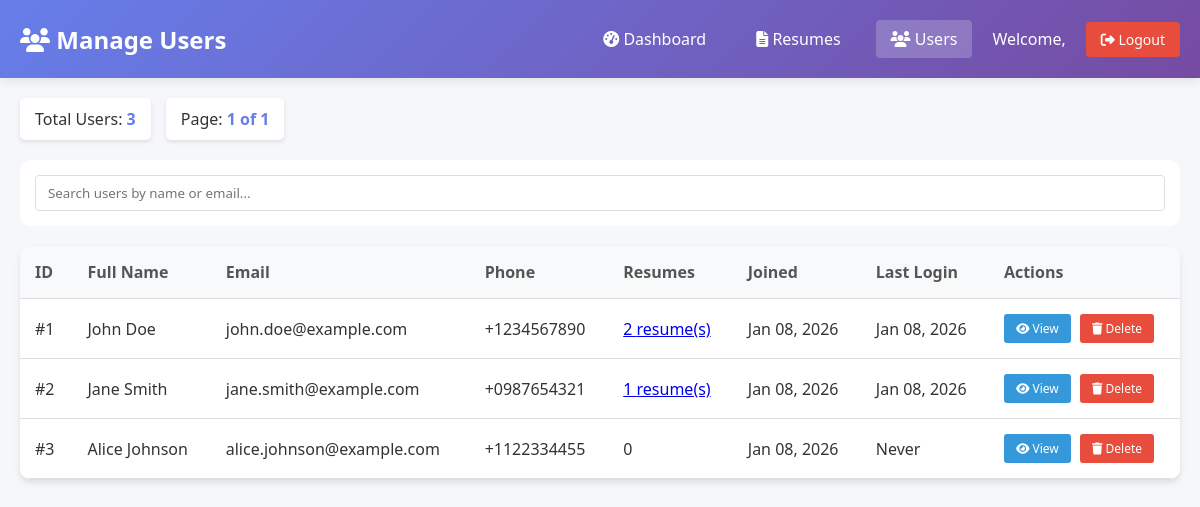
The app's page /backend/admin/view_users.php (signed in) with its own data.
### tables this page shows
CREATE TABLE IF NOT EXISTS users (
    id INT PRIMARY KEY AUTO_INCREMENT,
    email VARCHAR(100) UNIQUE NOT NULL,
    full_name VARCHAR(100),
    phone VARCHAR(20),
    ip_address VARCHAR(45),
    user_agent TEXT,
    created_at TIMESTAMP DEFAULT CURRENT_TIMESTAMP,
    last_login TIMESTAMP NULL,
    last_resume_created TIMESTAMP NULL,
    total_resumes INT DEFAULT 0,
    INDEX idx_email (email),
    INDEX idx_created_at (created_at)
);

### backend/admin/view_users.php (the view, shortened to what this page needs)
<?php
$database = new Database();
$db = $database->getConnection();
$page = isset($_GET['page']) ? (int)$_GET['page'] : 1;
$limit = 20;
$offset = ($page - 1) * $limit;
$query = "SELECT COUNT(*) as total FROM users";
$stmt = $db->prepare($query);
$stmt->execute();
$total_users = $stmt->fetch(PDO::FETCH_ASSOC)['total'];
$total_pages = ceil($total_users / $limit);
$query = "SELECT u.*,
          COUNT(r.id) as resume_count,
          MAX(r.created_at) as last_resume_date
          FROM users u
          LEFT JOIN resumes r ON u.id = r.user_id
          GROUP BY u.id
          ORDER BY u.created_at DESC
          LIMIT :limit OFFSET :offset";
$stmt = $db->prepare($query);
$stmt->bindParam(':limit', $limit, PDO::PARAM_INT);
$stmt->bindParam(':offset', $offset, PDO::PARAM_INT);
$stmt->execute();
$users = $stmt->fetchAll(PDO::FETCH_ASSOC);
?>
<!DOCTYPE html>
<html lang="en">
<head>
    <link rel="stylesheet" href="https://cdnjs.cloudflare.com/ajax/libs/font-awesome/6.4.0/css/all.min.css">
</head>
<body>
    <div class="admin-header">
        <h1><i class="fas fa-users"></i> Manage Users</h1>
        <div class="admin-nav">
            <a href="dashboard.php"><i class="fas fa-tachometer-alt"></i> Dashboard</a>
            <a href="view_resumes.php"><i class="fas fa-file-alt"></i> Resumes</a>
            <a href="view_users.php" class="active"><i class="fas fa-users"></i> Users</a>
            <span>Welcome, <?php echo htmlspecialchars($_SESSION['admin_username']); ?></span>
            <a href="logout.php" class="logout-btn"><i class="fas fa-sign-out-alt"></i> Logout</a>
        </div>
    </div>
    <div class="dashboard-container">
        <div class="user-stats">
            <div class="stat-badge">
                Total Users: <span><?php echo $total_users; ?></span>
            </div>
            <div class="stat-badge">
                Page: <span><?php echo $page; ?> of <?php echo $total_pages; ?></span>
            </div>
        </div>
        <div class="filter-bar">
            <input type="text" id="searchInput" placeholder="Search users by name or email..."
                   onkeyup="searchUsers()">
        </div>
        <table id="usersTable">
            <thead>
                <tr>
                    <th>ID</th>
                    <th>Full Name</th>
                    <th>Email</th>
                    <th>Phone</th>
                    <th>Resumes</th>
                    <th>Joined</th>
                    <th>Last Login</th>
                    <th>Actions</th>
                </tr>
            </thead>
            <tbody>
                <?php foreach ($users as $user): ?>
                <tr>
                    <td>#<?php echo $user['id']; ?></td>
                    <td><?php echo htmlspecialchars($user['full_name']); ?></td>
                    <td><?php echo htmlspecialchars($user['email']); ?></td>
                    <td><?php echo htmlspecialchars($user['phone'] ?? 'N/A'); ?></td>
                    <td>
                        <?php if ($user['resume_count'] > 0): ?>
                            <a href="view_user_resumes.php?user_id=<?php echo $user['id']; ?>">
                                <?php echo $user['resume_count']; ?> resume(s)
                            </a>
                        <?php else: ?>
                            0
                        <?php endif; ?>
                    </td>
                    <td><?php echo date('M d, Y', strtotime($user['created_at'])); ?></td>
                    <td>
                        <?php if ($user['last_resume_date']): ?>
                            <?php echo date('M d, Y', strtotime($user['last_resume_date'])); ?>
                        <?php else: ?>
                            Never
                        <?php endif; ?>
                    </td>
                    <td>
                        <button class="btn-view" onclick="viewUser(<?php echo $user['id']; ?>)">
                            <i class="fas fa-eye"></i> View
                        </button>
                        <form method="POST" style="display: inline;"
                              onsubmit="return confirm('Are you sure you want to delete this user?');">
                            <button type="submit" name="delete_user" class="btn-delete">
                                <i class="fas fa-trash"></i> Delete
                            </button>
                        </form>
                    </td>
                </tr>
                <?php endforeach; ?>
            </tbody>
        </table>
    </div>
</body>
</html>

### backend/admin/view_users.php (style rules this page uses)
* { margin: 0; padding: 0; box-sizing: border-box; font-family: 'Segoe UI', Tahoma, Geneva, Verdana, sans-serif; }
body { background: #f5f7fa; color: #333; }
.admin-header { background: linear-gradient(135deg, #667eea 0%, #764ba2 100%); color: white; padding: 20px; display: flex; justify-content: space-between; align-items: center; box-shadow: 0 2px 10px rgba(0,0,0,0.1); }
.admin-header h1 { font-size: 24px; }
.admin-nav { display: flex; gap: 20px; align-items: center; }
.admin-nav a { color: white; text-decoration: none; padding: 8px 15px; border-radius: 4px; transition: background 0.3s; }
.admin-nav a.active { background: rgba(255,255,255,0.2); }
.logout-btn { background: #e74c3c; color: white; border: none; padding: 8px 15px; border-radius: 4px; cursor: pointer; font-size: 14px; }
.dashboard-container { max-width: 1200px; margin: 0 auto; padding: 20px; }
.filter-bar { background: white; padding: 15px; border-radius: 10px; margin-bottom: 20px; display: flex; gap: 15px; align-items: center; flex-wrap: wrap; }
.filter-bar input { padding: 8px 12px; border: 1px solid #ddd; border-radius: 4px; flex: 1; min-width: 200px; }
table { width: 100%; border-collapse: collapse; background: white; border-radius: 10px; overflow: hidden; box-shadow: 0 4px 6px rgba(0,0,0,0.1); }
th, td { padding: 15px; text-align: left; border-bottom: 1px solid #ddd; }
th { background: #f8f9fa; font-weight: 600; color: #555; }
.btn-view { background: #3498db; color: white; border: none; padding: 6px 12px; border-radius: 3px; cursor: pointer; text-decoration: none; font-size: 12px; margin-right: 5px; }
.btn-delete { background: #e74c3c; color: white; border: none; padding: 6px 12px; border-radius: 3px; cursor: pointer; font-size: 12px; }
.user-stats { display: flex; gap: 15px; margin-bottom: 20px; }
.stat-badge { background: white; padding: 10px 15px; border-radius: 5px; box-shadow: 0 2px 4px rgba(0,0,0,0.1); }
.stat-badge span { font-weight: bold; color: #667eea; }

### records on screen
users: id "1", full_name "John Doe", email "john.doe@example.com", phone "+1234567890", resume_count "2", created_at "Jan 08, 2026", last_resume_date "Jan 08, 2026"
users: id "2", full_name "Jane Smith", email "jane.smith@example.com", phone "+0987654321", resume_count "1", created_at "Jan 08, 2026", last_resume_date "Jan 08, 2026"
users: id "3", full_name "Alice Johnson", email "alice.johnson@example.com", phone "+1122334455", shows "0", created_at "Jan 08, 2026", shows "Never"

### other values on screen
$total_users "3"
$page "1"
$total_pages "1"
